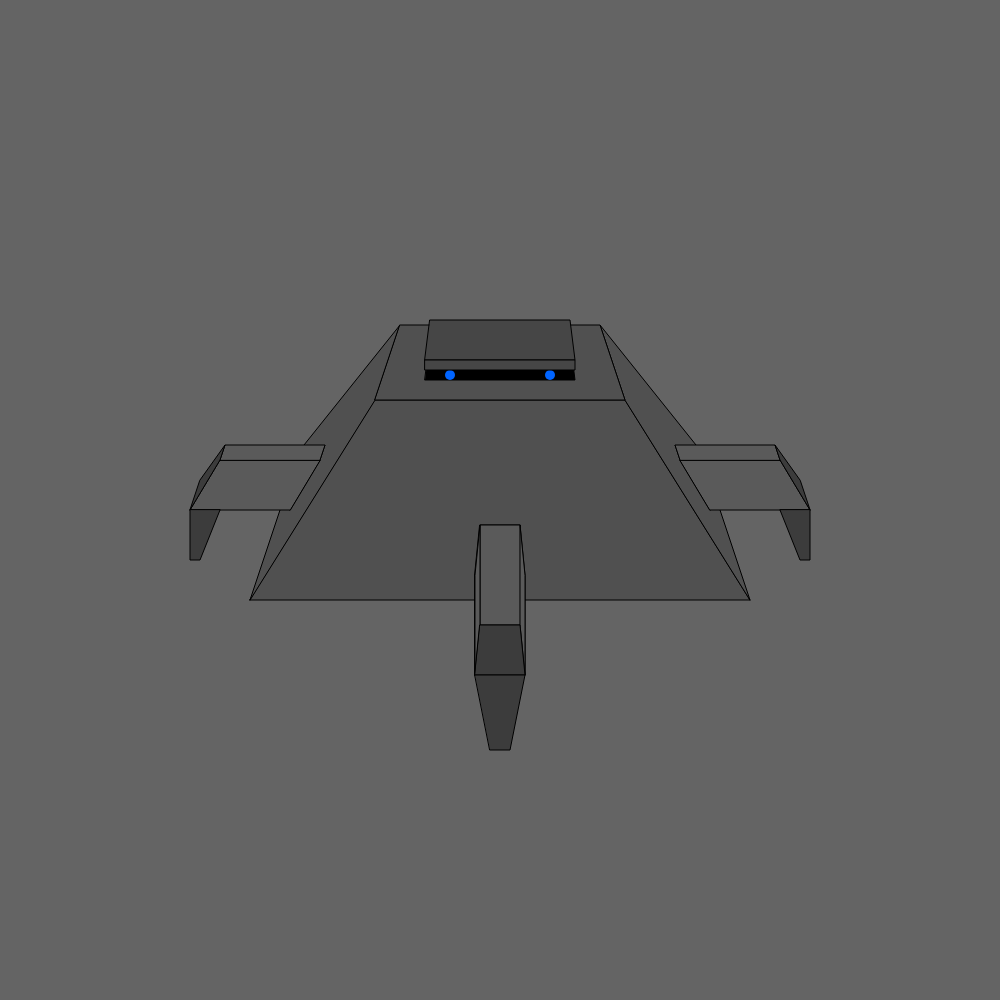
Frame 1 (no input)
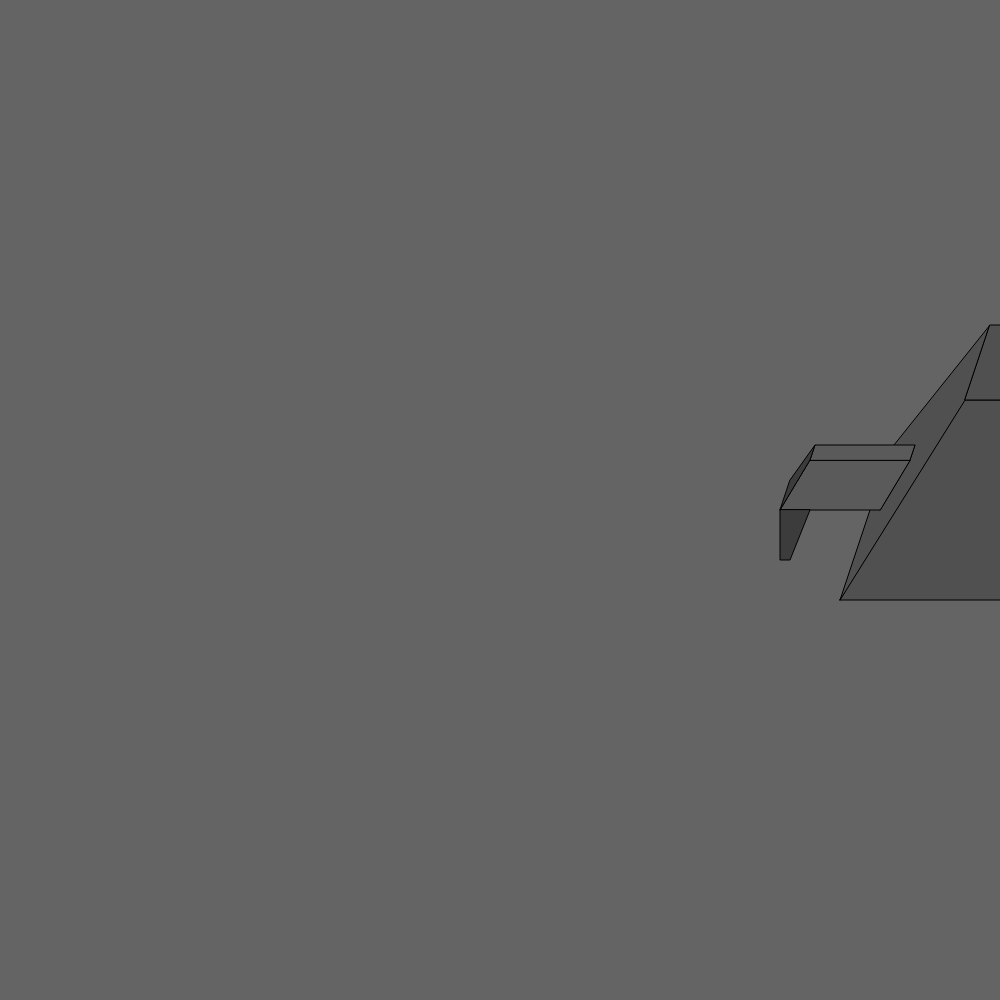
Frame 60 (no input)
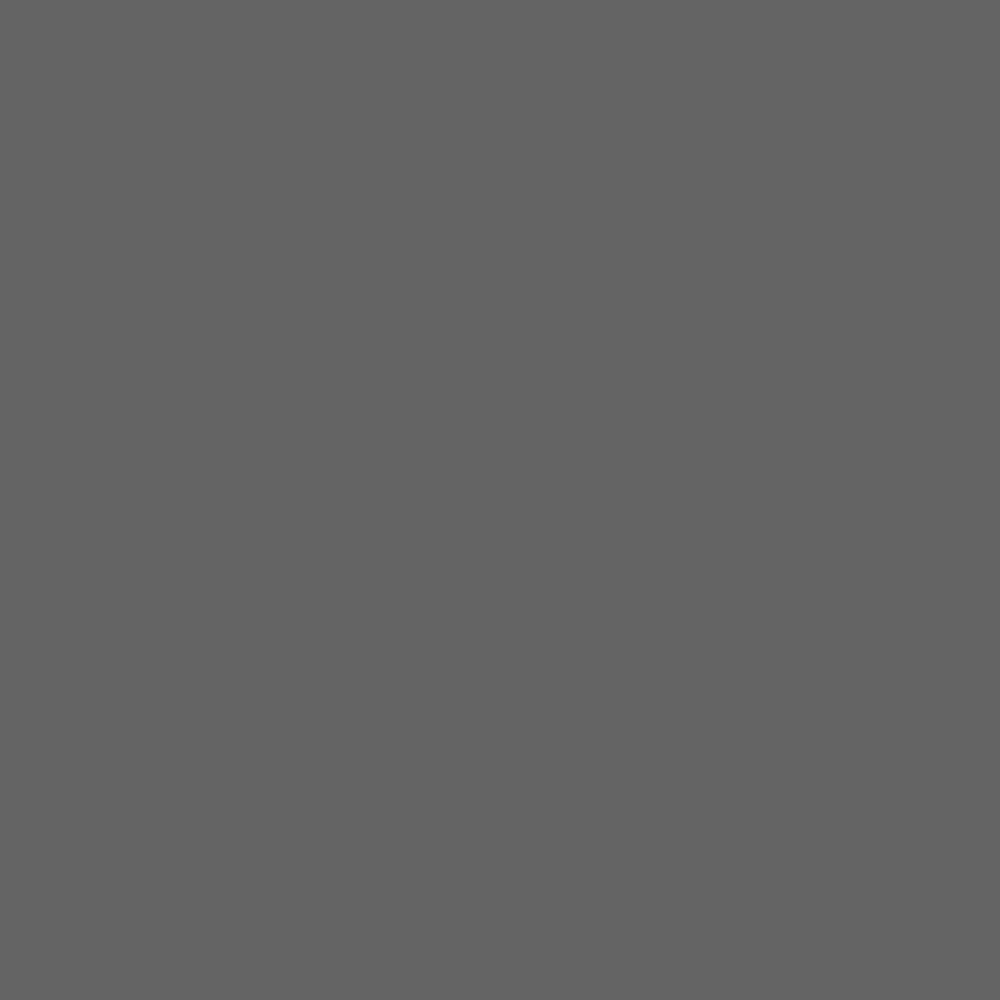
Frame 120 (the mouse pressed at the canvas centre since frame 60)

The p5.js sketch that drew these frames (run headless with seeded random() and noise() and a simulated clock; from frame 60 on, the mouse is pressed at the canvas centre):

// p5.js sketch
// ── sketch.js
let x = 0 ;

function setup() {
  createCanvas(1000, 1000);
}

function draw() {
  background(100);

  push();
  translate(x,0);
  avatar();
  pop();

  x += 10;
  if (x > width){
    x = -1000;
  }


}

function avatar(){
  stroke('black');
  fill(80);
  // FRONT
  quad(250,600, 750,600, 625,400, 375,400);
  // LEFT SIDE
  quad(250,600, 300,450, 400,325, 375,400);
  // RIGHT SIDE
  quad(750,600, 700,450, 600,325, 625,400);
  // TOP
  quad(375,400, 625,400, 600,325, 400,325);

  fill(90);
  // front panel / leg
  quad(475,575, 525,575, 520,525, 480,525); // panel
  quad(475,575, 525,575, 525,675, 475,675); // bottom of leg extension
  quad(520,525, 480,525, 480,625, 520,625); // top of leg
  quad(475,675, 480,625, 480,525, 475,575); // left of leg
  quad(525,675, 520,625, 520,525, 525,575); // right of leg
  fill(60);
  quad(475,675, 525,675, 520,625, 480,625); // front of leg / knee
  quad(475,675, 525,675, 510,750, 490,750); // leg claw
  // left panel
  fill(90);
  quad(290,510, 320,460, 325,445, 300,480); // base
  quad(290,510, 190,510, 220,460, 320,460); // side
  quad(220,460, 225,445, 325,445, 320,460); // top
  fill(60);
  quad(190,510, 220,460, 225,445, 200,480); // extended
  quad(190,510, 190,560, 200,560, 220,510); // claw
  // right panel
  fill(90);
  quad(710,510, 680,460, 675,445, 700,480); // base
  quad(710,510, 810,510, 780,460, 680,460); // side
  quad(780,460, 775,445, 675,445, 680,460); // top
  fill(60);
  quad(810,510, 780,460, 775,445, 800,480); // extended
  quad(810,510, 810,560, 800,560, 780,510); // claw
  // top panel
  fill(0);
  quad(425,380, 575,380, 570,340, 430,340);
  fill(0,100,255);
  noStroke();
  ellipse(450,375, 10, 10); // left eye
  ellipse(550,375, 10, 10); // right eye
  stroke('black');
  fill(70);
  quad(425,360, 575,360, 570,320, 430,320);
  quad(425,360, 575,360, 575,370, 425,370);
}
